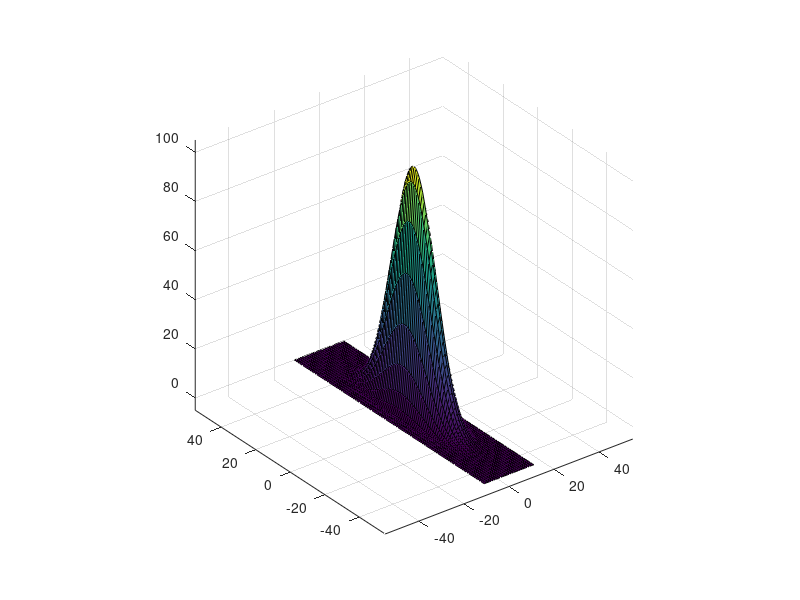

Write MATLAB code to recreate this figure.
N=6;
s = rand(N,N-4);
L = fliplr(s);
B = flipud(s);
LB = flipud(fliplr(s));
s=[L(:,1:end-1),s; LB(2:end,1:end-1),B(2:end,:)];
s=s./sum(sum(s));


T=s;
for i=1:10
    
    T=conv2(s,T);
end


a = floor(size(T,1)/2);
b = floor(size(T,2)/2);
[X,Y] = meshgrid(-b:b,-a:a);
T=T/max(max(T))*100;
surf(X,Y,T);
hold on;
axis equal
